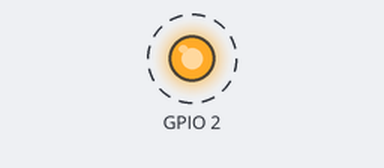
Bench run of a program on a simulated ESP32 board running MicroPython. Parts: output pins drawn as LEDs (lit = HIGH). Dashed ring = blinking.

Above: at 0.5 s.
Timing chart, 0 to 4.6 s (numbered marks = the images above):
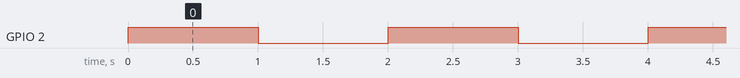

Measured:
- by itself, GPIO 2: alternates HIGH for 1.0 s and LOW for 1.0 s

The program:

olaMundo.py
```python
import machine
import time
from machine import Pin

led = Pin(02, Pin.OUT) #Define o led da placa, GPIO 2

#Inicia um loop
while True:
    led.on() #Liga o Led
    time.sleep(1) #Espera 1 segundo
    led.off() #Desliga o Led
    time.sleep(1) #Espera 1 segundo
```
